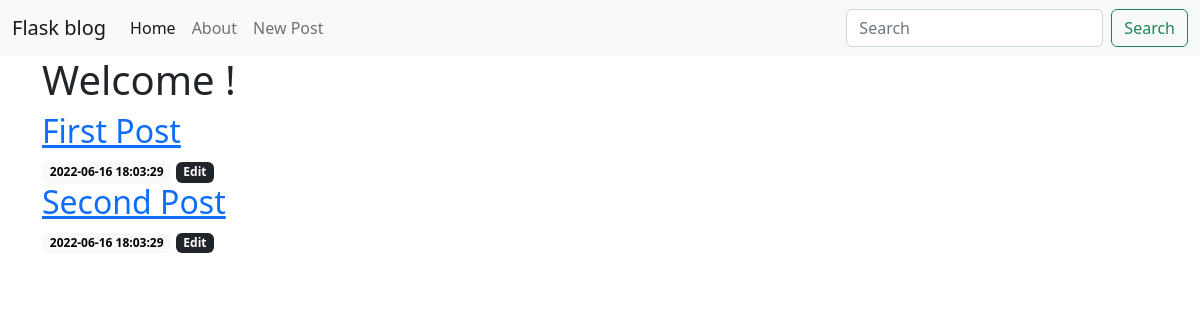
Before: / with the older database file.
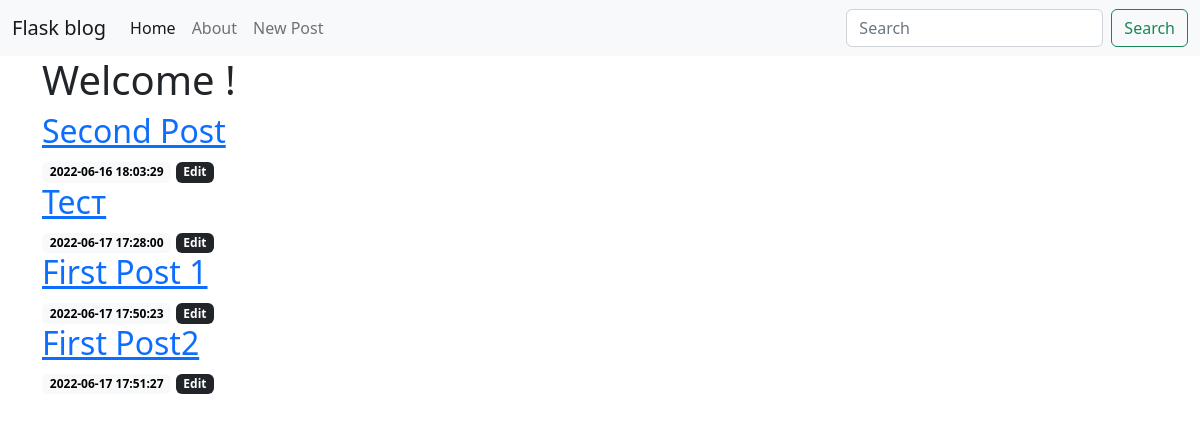
After: the same page with the newer database file.
### tables this page shows
CREATE TABLE posts (
    id INTEGER PRIMARY KEY AUTOINCREMENT,
    created TIMESTAMP NOT NULL DEFAULT CURRENT_TIMESTAMP,
    title TEXT NOT NULL,
    content TEXT NOT NULL
);

### blog.py (the view)
@app.route('/')
def index():
    conn = get_db_connection()
    posts = conn.execute('SELECT * FROM posts').fetchall()
    conn.close()
    return render_template('index.html', posts=posts)

### blog.py (called while the page is built)
def get_db_connection():
    conn = sqlite3.connect('database.db')
    conn.row_factory = sqlite3.Row
    return conn

### templates/index.html
{% extends 'base.html' %}
{% block content %}
<h1>{% block title %} Welcome ! {% endblock %} </h1>
{% for post in posts %}
<a href="{{ url_for('post', post_id=post['id']) }}">
    <h2>{{ post['title'] }}</h2>
</a>
<span class="badge text-bg-light">{{ post['created'] }}</span>
<a href="{{ url_for('edit', id=post['id']) }}">
    <span class="badge text-bg-dark">Edit</span>
</a>
{% endfor %}
{% endblock %}

### templates/base.html (shortened to what this page needs)
<!DOCTYPE html>
<html lang="en">
<head>
  <link href="https://cdn.jsdelivr.net/npm/bootstrap@5.2.0-beta1/dist/css/bootstrap.min.css" rel="stylesheet"
>
</head>
<body>
  <nav class="navbar navbar-expand-lg bg-light">
    <div class="container-fluid">
      <a class="navbar-brand" href="{{ url_for('index')}}">Flask blog</a>
      <div class="collapse navbar-collapse" id="navbarTogglerDemo02">
        <ul class="navbar-nav me-auto mb-2 mb-lg-0">
          <li class="nav-item">
            <a class="nav-link active" aria-current="page" href="#">Home</a>
          </li>
          <li class="nav-item">
            <a class="nav-link" href="#">About</a>
          </li>
          <li class="nav-item">
            <a class="nav-link" href="{{url_for('create')}}">New Post</a>
          </li>
        </ul>
        <form class="d-flex" role="search">
          <input class="form-control me-2" type="search" placeholder="Search" aria-label="Search">
          <button class="btn btn-outline-success" type="submit">Search</button>
        </form>
      </div>
    </div>
  </nav>
  <div class="container">
    {% block content %} {% endblock %}
  </div>
</body>
</html>

Changed rows visible on the page:
removed posts: title "First Post", created "2022-06-16 18:03:29"
added posts: title "Тест", created "2022-06-17 17:28:00"
added posts: title "First Post 1", created "2022-06-17 17:50:23"
added posts: title "First Post2", created "2022-06-17 17:51:27"
